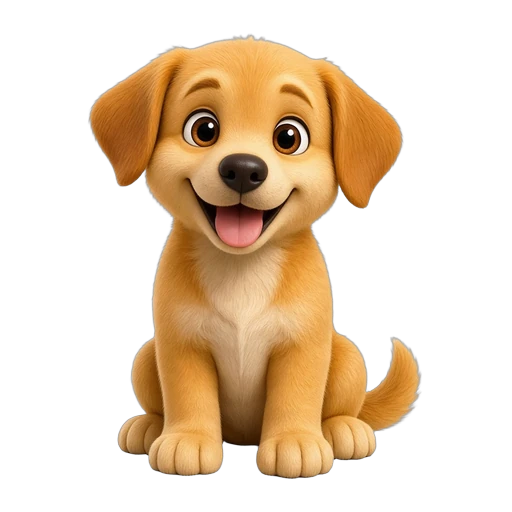
#> input picture img/world/letters/d.webp, 512 x 512 px, given in place of ., which was not available
$ python -i process_pixar.py   (imports and definitions only)
#> lines starting #> are read from the running program, lines starting #| are printed output that depends on the picture; pictures that were not available may be replaced by others from this repository, and a replacement may not be noted
#!/usr/bin/env python3
"""Convert GenerateImage outputs (white-bg PNG/JPG) to 512x512 transparent WEBP,
overwriting the exact img/world/* paths listed in pixar_jobs.json.

Usage:
  python3 tools/world_art/process_pixar.py /path/to/raw_dir
  # raw_dir should contain files named by job id or by basename of out path
  # e.g. letters_a.png or a.png matching img/world/letters/a.webp

Also builds /workspace/app/world-shots/contact-sheet.png
"""
from __future__ import annotations
import json, sys, os
from pathlib import Path
from PIL import Image, ImageDraw, ImageFont
from rembg import remove

REPO = Path(__file__).resolve().parents[2]
# [1 line not run here, left out]
SIZE = 512
MARGIN = 0.06  # fraction of canvas kept empty around subject

# [41 lines left out: functions fit_subject, find_raw, process_one, not called in this run]

def checkerboard(size, cell=16):
    im = Image.new("RGBA", (size, size))
    px = im.load()
    for y in range(size):
        for x in range(size):
            c = 230 if ((x // cell) + (y // cell)) % 2 == 0 else 200
            px[x, y] = (c, c, c, 255)
    return im

def contact_sheet(paths, out_path, cols=8, thumb=128):
#> called with paths = '../../img/world/letters/d.webp', out_path = 'out.png', cols = 8, thumb = 128
    n = len(paths)
    rows = (n + cols - 1) // cols
    pad = 4
    label_h = 18
    cell_w, cell_h = thumb + pad * 2, thumb + pad * 2 + label_h
    sheet = Image.new("RGB", (cols * cell_w, rows * cell_h), (245, 245, 248))
    draw = ImageDraw.Draw(sheet)
    try:
        font = ImageFont.truetype("/usr/share/fonts/truetype/dejavu/DejaVuSans.ttf", 10)
    except Exception:
        font = ImageFont.load_default()
    for i, p in enumerate(paths):
        r, c = divmod(i, cols)
        x0, y0 = c * cell_w, r * cell_h
        bg = checkerboard(thumb)
#> in checkerboard, `im = Image.new("RGBA", (size, size))`: im: PIL image 128x128 RGBA; every value is 0
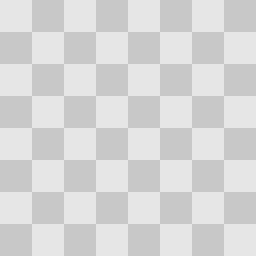
#> bg: PIL image 128x128 RGBA (shown 2 times larger); mean R, G, B, A 215, 215, 215, 255
        if Path(p).exists():
            im = Image.open(p).convert("RGBA").resize((thumb, thumb), Image.LANCZOS)
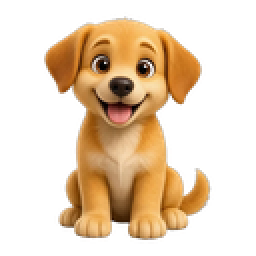
#> im: PIL image 128x128 RGBA (shown 2 times larger); mean R, G, B, A 77.2, 55.5, 30.3, 92.2; transparent parts drawn white
            bg.alpha_composite(im)
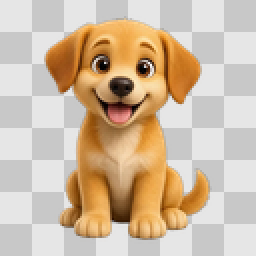
#> bg: PIL image 128x128 RGBA (shown 2 times larger); mean R, G, B, A 208.1, 187.7, 164.2, 255
        sheet.paste(bg.convert("RGB"), (x0 + pad, y0 + pad))
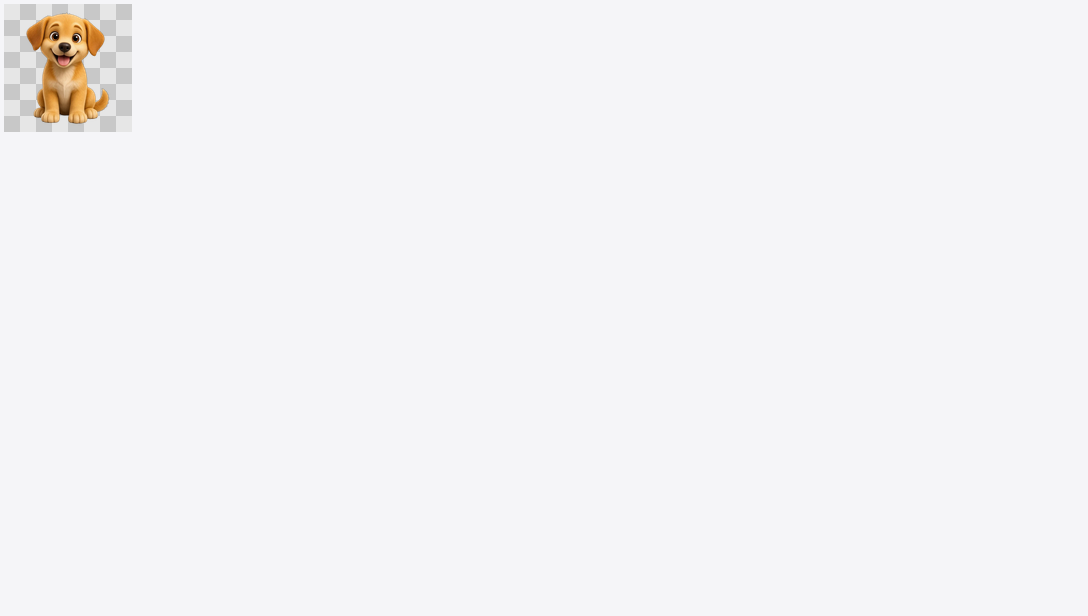
#> sheet: PIL image 1088x616 RGB; mean R, G, B 244.1, 243.6, 246
#> pass 3 of the loop in contact_sheet, `for i, p in enumerate(paths):`:
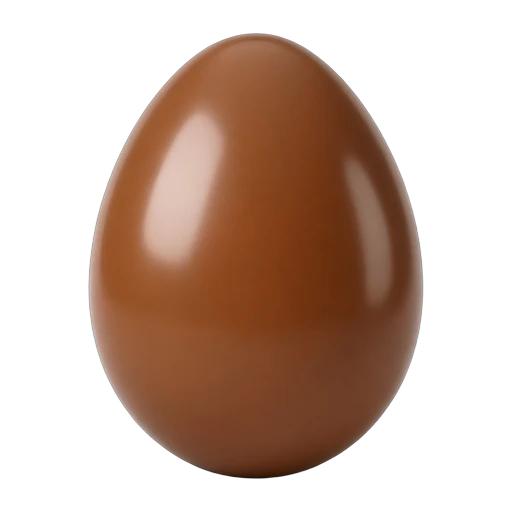
#> input picture img/world/letters/e.webp, 512 x 512 px, given in place of , which was not available
#> in contact_sheet, `bg.alpha_composite(im)`:
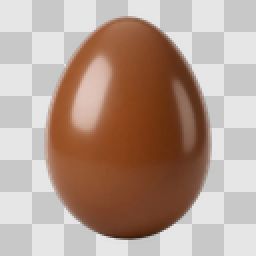
#> bg: PIL image 128x128 RGBA (shown 2 times larger); mean R, G, B, A 180.9, 157.7, 145.2, 255
#> in contact_sheet, `sheet.paste(bg.convert("RGB"), (x0 + pad, y0 + pad))`:
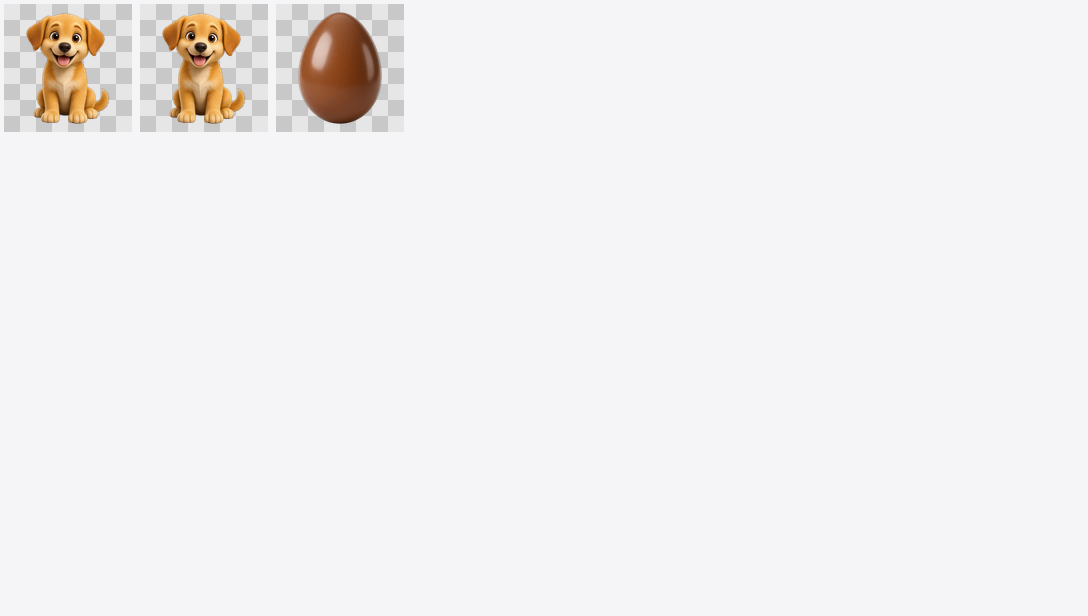
#> sheet: PIL image 1088x616 RGB; mean R, G, B 241.6, 240.1, 241.4
#> the loop made 30 passes; the first 3 are shown
        label = Path(p).name
        draw.text((x0 + pad, y0 + pad + thumb + 2), label[:22], fill=(40, 40, 50), font=font)
#> (the run stopped early here; a loop or call above may not have finished)
